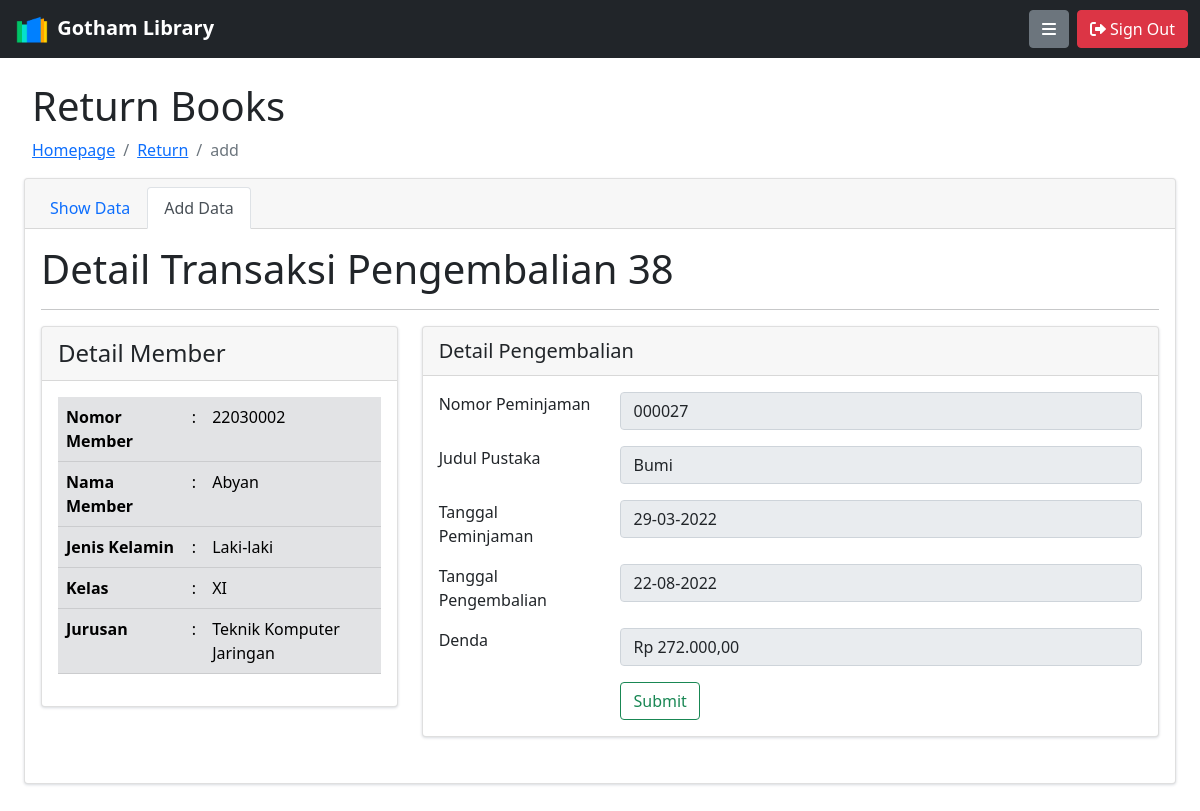
The app's page /index.php?p=kembali&ac=add&id=38 (signed in) with its own data.
### tables this page shows
CREATE TABLE `dtl_peminjaman` (
  `id` int(11) NOT NULL,
  `id_pinjam` int(11) NOT NULL,
  `id_pustaka` int(11) NOT NULL,
  `qty` int(11) NOT NULL
);

CREATE TABLE `member` (
  `id_mem` int(11) NOT NULL,
  `no_mem` varchar(8) NOT NULL,
  `nama_mem` varchar(100) NOT NULL,
  `jk` enum('laki-laki','perempuan') NOT NULL,
  `kelas` enum('x','xi','xii','xiii') NOT NULL,
  `jurusan` varchar(2) NOT NULL,
  `alamat` text NOT NULL,
  `no_telp` varchar(13) NOT NULL,
  `tgl_lahir` date NOT NULL,
  `maks` tinyint(1) NOT NULL
);

CREATE TABLE `jurusan` (
  `id_jurusan` varchar(2) NOT NULL,
  `singkatan_jurusan` varchar(6) NOT NULL,
  `nama_jurusan` varchar(100) NOT NULL
);

CREATE TABLE `peminjaman` (
  `id_pinjam` int(11) NOT NULL,
  `no_pinjam` varchar(6) NOT NULL,
  `id_anggota` int(11) NOT NULL,
  `tgl_pinjam` date NOT NULL
);

CREATE TABLE `buku` (
  `id_buku` int(11) NOT NULL,
  `kode_buk` varchar(8) NOT NULL,
  `judul` varchar(200) NOT NULL,
  `jenis` int(11) NOT NULL,
  `rak` int(1) NOT NULL,
  `pengarang` varchar(100) NOT NULL,
  `penerbit` varchar(100) NOT NULL,
  `thn_terbit` varchar(4) NOT NULL,
  `tgl_masuk` date NOT NULL,
  `stok` int(3) NOT NULL,
  `cover` varchar(500) NOT NULL
);

### config/proses.php (called while the page is built, shortened)
<?php
      function denda($first,$last){
         $tanggal_pinjam = date_create($first);
         $tanggal_kembali = date_create($last);
         $selisih = date_diff($tanggal_pinjam,$tanggal_kembali);
         $hari = $selisih->format("%a");
         if ($hari > 10){
            $hari = $hari - 10;
            $denda =  $hari * 2000;
         } else {
            $denda = '0';
         }
         return $denda;
      }
 ?>

### kembali/tambah.php (the view, shortened to what this page needs)
<?php
$id = $_GET['id'];
$today = date("d-m-Y");
  $sql = "SELECT dtl_peminjaman.*, buku.judul, member.*, jurusan.nama_jurusan, peminjaman.tgl_pinjam, peminjaman.no_pinjam, peminjaman.id_anggota
            FROM dtl_peminjaman
            JOIN peminjaman
            ON peminjaman.id_pinjam = dtl_peminjaman.id_pinjam
            JOIN member
            ON member.id_mem = peminjaman.id_anggota
            JOIN buku
            ON buku.id_buku = dtl_peminjaman.id_pustaka
            JOIN jurusan
            ON jurusan.id_jurusan = member.jurusan
            WHERE dtl_peminjaman.id = $id";
  $q = mysqli_query($conn,$sql);
  $data = array();
  while ($row = mysqli_fetch_assoc($q)){
    $data[] = $row;
  }
 ?>
  <nav aria-label="breadcrumb" class="mx-2">
     <h1>Return Books</h1>
    <ol class="breadcrumb">
      <li class="breadcrumb-item"><a href="?p=">Homepage</a></li>
      <li class="breadcrumb-item"><a href="?p=kembali">Return</a></li>
      <li class="breadcrumb-item active" aria-current="page"><a>add</a></li>
    </ol>
  </nav>
  <div class="card">
          <div class="card-header">
            <ul class="nav nav-tabs card-header-tabs">
              <li class="nav-item">
                <a class="nav-link" href="?p=kembali">Show Data</a>
              </li>
              <li class="nav-item">
                <a class="nav-link active" aria-current="true">Add Data</a>
              </li>
            </ul>
          </div>
          <div class="card-body">
            <h3 class="display-6">Detail Transaksi Pengembalian <?php echo $id ?> </h3><hr>
            <div class="row">
              <div class="col-4">
                <div class="card">
                  <div class="card-header">
                    <h4 class="card-title my-1">Detail Member</h4>
                </div>
                <div class="card-body">
                <table class="table table-secondary">
                <?php foreach($data as $mem): ?>
                  <tr>
                    <th>Nomor Member</th>
                    <td>:</td>
                    <td><?php echo $mem['no_mem'] ?></td>
                  </tr>
                  <tr>
                    <th>Nama Member</th>
                    <td>:</td>
                    <td><?php echo ucwords($mem['nama_mem']) ?></td>
                  </tr>
                  <tr>
                    <th>Jenis Kelamin </th>
                    <td>:</td>
                    <td><?php echo ucfirst($mem['jk']) ?></td>
                  </tr>
                  <tr>
                    <th>Kelas </th>
                    <td>:</td>
                    <td><?php echo strtoupper($mem['kelas']) ?></td>
                  </tr>
                  <tr>
                    <th>Jurusan </th>
                    <td>:</td>
                    <td><?php echo $mem['nama_jurusan'] ?></td>
                  </tr>
                <?php endforeach; ?>
                </table>
                </div>
                </div>
              </div>
              <div class="col-8">
                <div class="card">
                  <div class="card-header">
                    <h5 class="card-title my-1">Detail Pengembalian</h5>
                  </div>
                  <div class="card-body">
                    <form method="POST">
                      <?php foreach($data as $d): ?>
                        <div class="row mb-3">
                          <label for="no_pinjam" class="col-sm-3">Nomor Peminjaman</label>
                          <div class="col-sm-9">
                            <input type="text" name="code_pinjam" id="no_pinjam" class="form-control" value="<?php echo $d['no_pinjam'] ?>" readonly>
                          </div>
                        </div>
                        <div class="row mb-3">
                          <label for="judul" class="col-sm-3">Judul Pustaka</label>
                          <div class="col-sm-9">
                            <input type="text" name="judul" id="judul" class="form-control" value="<?php echo $d['judul'] ?>" readonly>
                          </div>
                        </div>
                        <div class="row mb-3">
                          <label for="t_pinjam" class="col-sm-3">Tanggal Peminjaman</label>
                          <div class="col-sm-9">
                            <input type="text" name="tgl_pinjam" id="t_pinjam" class="form-control" value="<?php echo date('d-m-Y', strtotime($d['tgl_pinjam'])) ?>" readonly>
                          </div>
                        </div>
                        <div class="row mb-3">
                          <label for="t_kembali" class="col-sm-3">Tanggal Pengembalian</label>
                          <div class="col-sm-9">
                            <input type="text" name="tgl_kembali" id="t_kembali" class="form-control" value="<?php echo $today ?>" readonly>
                          </div>
                        </div>
                        <?php
                          $denda = denda(date('d-m-Y', strtotime($d['tgl_pinjam'])),$today);
                          $number = number_format($denda,2,',','.');
                          $format = sprintf("Rp %s",$number);
                        ?>
                        <div class="row mb-3">
                          <label for="denda" class="col-sm-3">Denda</label>
                          <div class="col-sm-9">
                            <input type="text" name="denda_tampilan" id="denda" class="form-control" value="<?php echo $format ?>" readonly>
                          </div>
                        </div>
                      <?php endforeach; ?>
                      <div class="row">
                        <div class="col offset-3">
                          <button type="submit" name="submit" class="btn btn-outline-success">Submit</button>
                        </div>
                      </div>
                    </form>
                  </div>
                </div>
              </div>
            </div>
          </div>
      </div>

### assets/css/style.css (style rules this page uses)
body { margin-top:20px; background:#FAFAFA; }
.card { border-radius: 5px; -webkit-box-shadow: 0 1px 2.94px 0.06px rgba(4,26,55,0.16); box-shadow: 0 1px 2.94px 0.06px rgba(4,26,55,0.16); border: none; margin-bottom: 30px; -webkit-transition: all 0.3s ease-in-out; transition: all 0.3s ease-in-out; }

### records on screen
dtl_peminjaman: member.no_mem "22030002", member.nama_mem "Abyan", member.jk "Laki-laki", member.kelas "XI", jurusan.nama_jurusan "Teknik Komputer Jaringan", code_pinjam "000027", judul "Bumi", tgl_pinjam "29-03-2022", denda_tampilan "Rp 272.000,00"

### other values on screen
$id "38"
